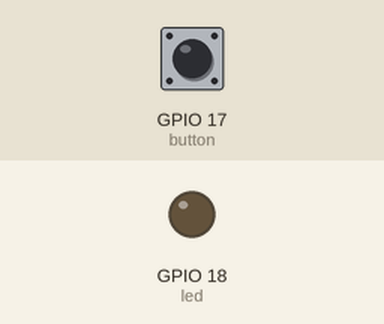
Simulated run of this program. Board: Raspberry Pi (BCM pin numbers). Parts: output pins drawn as LEDs (lit = HIGH). The test bench sets the inputs (shaded band); at power-on: GPIO 17 (button) HIGH. What the program prints to the terminal is not drawn.

Above: at 1.2 s.
1.3 s: GPIO 17 (button) pulled LOW for 0.15 s
At 1.37 s:
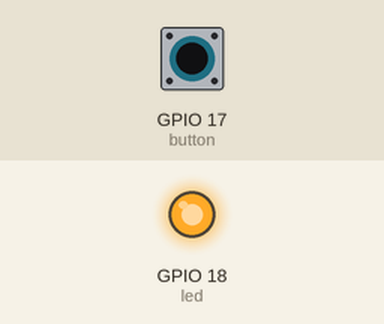
2.9 s: GPIO 17 (button) pulled LOW for 3.2 s
At 7.4 s:
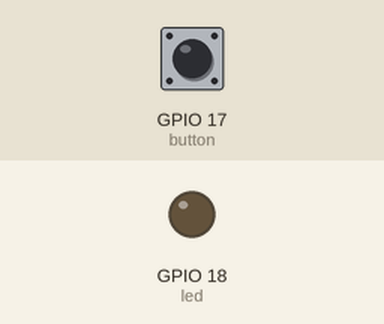
Timing chart, 0 to 8.9 s (numbered marks = the images above; inputs shaded):
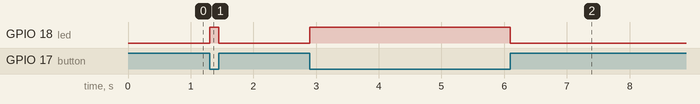

Measured:
- after the input at 1.3 s, GPIO 18 (led): LOW → HIGH at once, → LOW 0.15 s later
- after the input at 2.9 s, GPIO 18 (led): LOW → HIGH at once, → LOW 3.2 s later

The program:

program.py
```python
from gpiozero import LED, Button
from time import sleep
from signal import pause

led = LED(18)
button = Button(17)

button.when_pressed = led.on
button.when_released = led.off

print('Starting button listener...')
pause()
```
